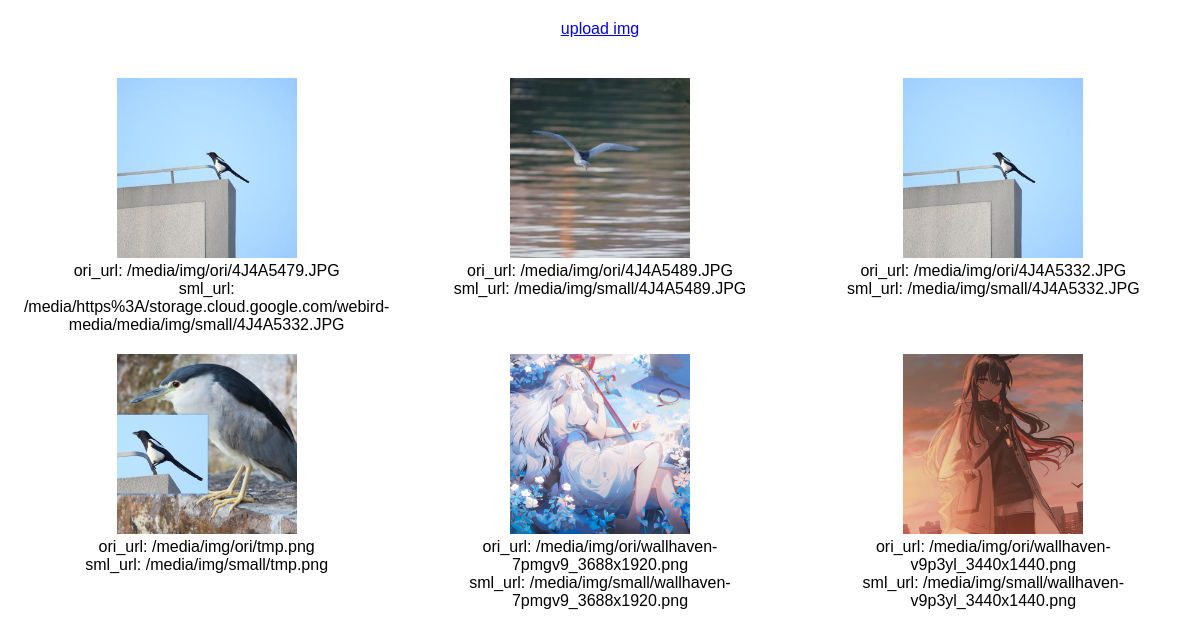
The app's page /img/show/ with its own data.
### pic/models.py (models this page shows, shortened)
class Img(models.Model):
    id = models.AutoField(primary_key=True)
    ori_img = models.ImageField(upload_to='img/ori')
    sml_img = models.ImageField(upload_to='img/small')
    uploaded_at = models.DateTimeField(auto_now_add=True)
    link = models.TextField(blank=True, null=True, auto_created=True)
    @property
    def sml_img_clean_url(self):
        return remove_query_params(self.sml_img.url)
    @property
    def ori_img_clean_url(self):
        return remove_query_params(self.ori_img.url)

### pic/views.py (the view)
# urls.py: path('img/show/', pic_views.image_list),
def image_list(request):
    images = Img.objects.all()
    return render(request, 'image_list.html', {'images': images, })

### pic/models.py (called while the page is built)
def remove_query_params(url):
    clean_url = url.split('?')[0]
    return clean_url

### pic/templates/image_list.html (shortened to what this page needs)
{% load static %}
<!DOCTYPE html>
<html lang="en">
<head>
</head>
<body>
<div>
    <a href="/img/add/" target="_blank">upload img</a>
</div>
<div id="gallery">
    {% for image in images %}
        <div class="image-container">
          <img src="{{ image.sml_img_clean_url }}" alt="Image">
            <div>ori_url: {{ image.ori_img_clean_url }}</div>
            <div>sml_url: {{ image.sml_img_clean_url }}</div>
        </div>
    {% endfor %}
</div>
</body>
</html>

### records on screen
Img: sml_img_clean_url (picture), ori_img_clean_url "/media/img/ori/4J4A5479.JPG", sml_img_clean_url "/media/https%3A/storage.cloud.google.com/webird-media/media/img/small/4J4A5332.JPG"
Img: sml_img_clean_url (picture), ori_img_clean_url "/media/img/ori/4J4A5489.JPG", sml_img_clean_url "/media/img/small/4J4A5489.JPG"
Img: sml_img_clean_url (picture), ori_img_clean_url "/media/img/ori/4J4A5332.JPG", sml_img_clean_url "/media/img/small/4J4A5332.JPG"
Img: sml_img_clean_url (picture), ori_img_clean_url "/media/img/ori/tmp.png", sml_img_clean_url "/media/img/small/tmp.png"
Img: sml_img_clean_url (picture), ori_img_clean_url "/media/img/ori/wallhaven-7pmgv9_3688x1920.png", sml_img_clean_url "/media/img/small/wallhaven-7pmgv9_3688x1920.png"
Img: sml_img_clean_url (picture), ori_img_clean_url "/media/img/ori/wallhaven-v9p3yl_3440x1440.png", sml_img_clean_url "/media/img/small/wallhaven-v9p3yl_3440x1440.png"
